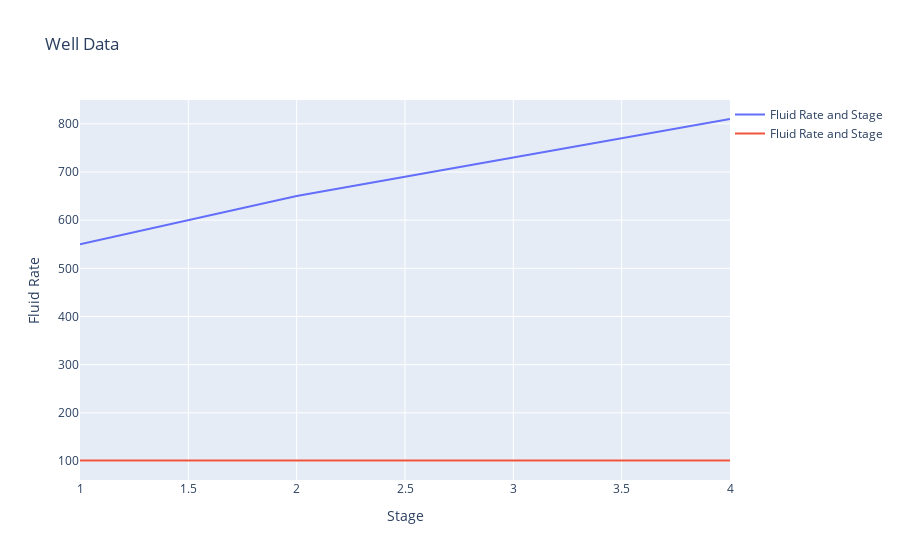

The notebook cell this image was saved under:
### Code cell
sql = """
SELECT Stage, AVG(Engine_Oil_Pressure) as avg_EOP, AVG(Fluid_Rate) as avg_FR
FROM data
GROUP BY Stage
"""
query = spark.sql(sql)
data=query.toPandas().sort_values(by=['Stage'])

fig = go.Figure()
scatter_trace1=go.Scatter(
    x=data['Stage'],
    y=data['avg_FR'],
    mode='lines',
    name='Fluid Rate and Stage',
    marker=dict(color=data['Stage'])
)
scatter_trace2=go.Scatter(
    x=data['Stage'],
    y=data['avg_EOP'],
    mode='lines',
    name='Fluid Rate and Stage',
    marker=dict(color=data['Stage'])
)
fig = go.Figure(data=[scatter_trace1, scatter_trace2])
fig.update_layout(
    title='Well Data',
    xaxis_title='Stage',
    yaxis=dict(title='Fluid Rate'),
    yaxis2=dict(title='Engine Oil Pressure', overlaying='y', side='right'),
    legend=dict(x=1, y=1),
    showlegend=True
)
display(fig)

### Figure 1 — Plotly figure (JSON) as saved in the notebook; plotly's stock layout.template omitted (floating-point values rounded to 4 significant figures)
{"data": [{"marker": {"color": [1, 2, 3, 4]}, "mode": "lines", "name": "Fluid Rate and Stage", "type": "scatter", "x": [1, 2, 3, 4], "y": [550, 650, 730, 810]}, {"marker": {"color": [1, 2, 3, 4]}, "mode": "lines", "name": "Fluid Rate and Stage", "type": "scatter", "x": [1, 2, 3, 4], "y": [100.9, 101.2, 99.9, 100.9]}], "layout": {"legend": {"x": 1, "y": 1}, "showlegend": true, "title": {"text": "Well Data"}, "xaxis": {"title": {"text": "Stage"}}, "yaxis": {"title": {"text": "Fluid Rate"}}, "yaxis2": {"overlaying": "y", "side": "right", "title": {"text": "Engine Oil Pressure"}}}}
